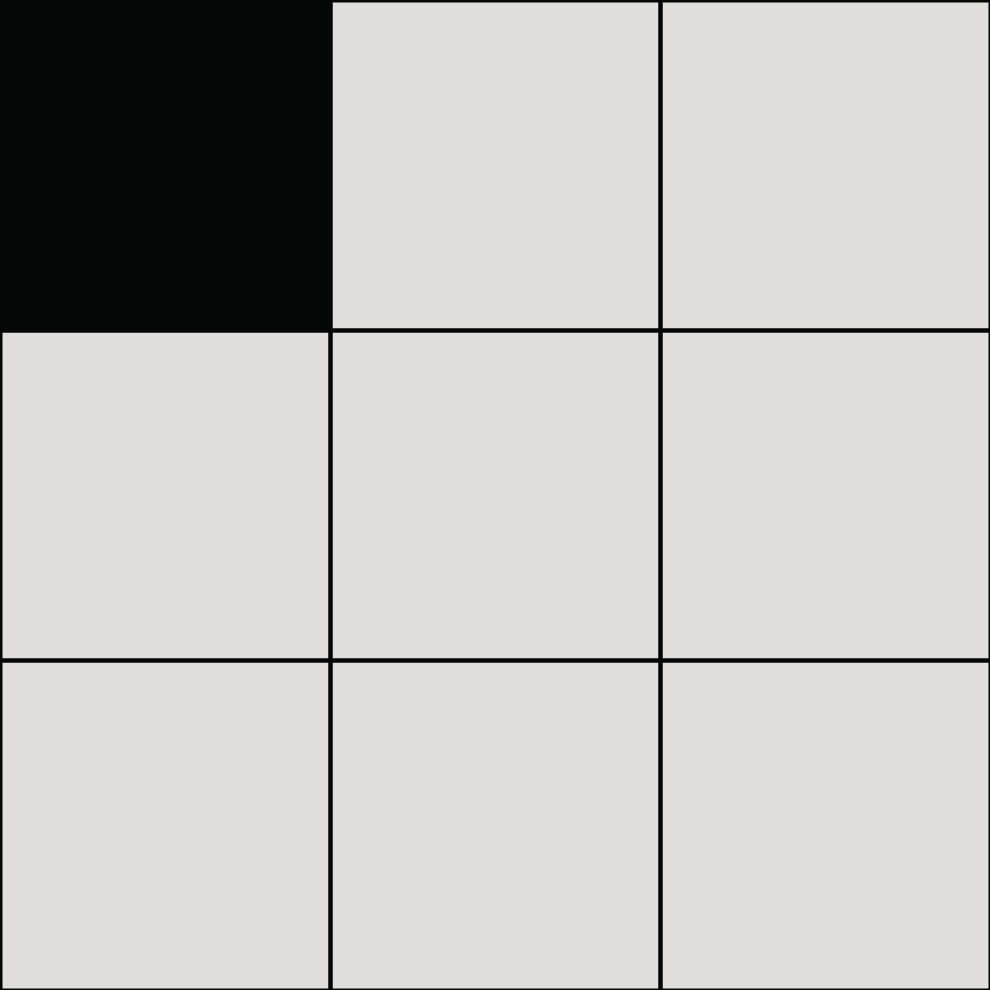
Frame 1 (no input)
Frame 60 (the mouse pressed at the canvas centre just before this capture): identical to frame 1, image omitted
Frame 120 (the mouse held since frame 60 and released just before this capture): identical to frame 1, image omitted

The Processing sketch that drew this single still picture (run headless with seeded random() and noise(); from frame 60 on, the mouse is pressed at the canvas centre):

// Processing sketch: day3
// ── day3.pde

////////////////////////////////////////////
// Written by Thomas McElmeel             //
//                                        //
// Thanks for stopping by :]              //
// Feel free to use and modify            //
// Tag me if you're feeling generous      //
// instagram.com/tom_mcelmeel             //
////////////////////////////////////////////
// PRESS ARROW KEYS TO MOVE DOT           //
// PRESS SHIFT TO INCREASE GRID SIZE      //
// PRESS CONTROL TO DECREASE GRID SIZE    //
////////////////////////////////////////////

// myRange determines the number of squares in the grid
int myRange = 3;
// maxRange determines the maximum number of times the grid can expand
int maxRange = 19;
// minRange determines the minimum number of times the grid can collapse
// Anything lower than 1 will break the sketch
int minRange = 2;
int rectWidth, rectHeight;

// speed changes the speed of the sketch
// More divisible numbers move faster + smoother
float speed = .2;
int xMove, yMove = 0;
char myFlag;

void setup() {
  size(990, 990);
}

void draw() {
  rectWidth = width/myRange;
  rectHeight = height/myRange;
  background(#E1DFDB);
  noFill();
  stroke(#303030);
  stroke(#050606);
  strokeWeight(4);

// Logic for drawing dot on the other side of the screen after leaving the sketch
  if (xMove >= myRange) {
    xMove = 0;
  }
  else if(xMove < 0){
    xMove = myRange-1;
  }
  else if(yMove < 0){
    yMove = myRange-1;
  }
  else if (yMove >= myRange) {
    yMove = 0;
  }
  
// Movement logic
  else if ((frameCount*speed)%2==0) {
    switch(myFlag) {
      case 'R':
        xMove++;
        break;
      case 'L':
        xMove--;
        break;
      case 'U':
        yMove--;
        break;
      case 'D':
        yMove++;
        break;
      case 'S':
      if (myRange == maxRange){
        myRange = maxRange;
      }
      else{myRange++;}
        break;
      case 'C':
      if (myRange == minRange){
        myRange = minRange;
      }
      else{myRange--;}
        break;
    }
  }

// Grid logic
  for (int x = 0; x < myRange; x++) {
    for (int y = 0; y < myRange; y++) {
      if (x == xMove && y == yMove) {
// Change the dot color here
        fill(#050606);
      } else {
        noFill();
      }
      rect(x*rectWidth, y*rectHeight, rectWidth, rectHeight);
    }
  }
}

// Keyboard logic
void keyPressed() {
  switch(keyCode) {
  case UP:
    myFlag = 'U';
    println("UP");
    break;
  case DOWN:
    myFlag = 'D';
    println("DOWN");
      break;
  case LEFT:
    myFlag = 'L';
    println("LEFT");
      break;
  case RIGHT:
    myFlag = 'R';
    println("RIGHT");
      break;
  case SHIFT:
    myFlag = 'S';
    println("SHIFT");
      break;
  case CONTROL:
    myFlag = 'C';
    println("CONTROL");
      break;
  }
}
